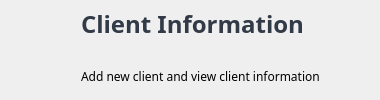
            <widget class="QWidget" name="widget_96" native="true">
             <layout class="QGridLayout" name="gridLayout_73">
              <property name="leftMargin">
               <number>15</number>
              </property>
              <property name="topMargin">
               <number>0</number>
              </property>
              <property name="rightMargin">
               <number>20</number>
              </property>
              <property name="bottomMargin">
               <number>0</number>
              </property>
              <item row="0" column="2">
               <spacer name="horizontalSpacer_41">
                <property name="orientation">
                 <enum>Qt::Horizontal</enum>
                </property>
                <property name="sizeHint" stdset="0">
                 <size>
                  <width>40</width>
                  <height>20</height>
                 </size>
                </property>
               </spacer>
              </item>
              <item row="0" column="1">
               <widget class="QLabel" name="label_87">
                <property name="font">
                 <font>
                  <family>Century Gothic</family>
                  <pointsize>18</pointsize>
                  <weight>75</weight>
                  <bold>true</bold>
                 </font>
                </property>
                <property name="styleSheet">
                 <string notr="true">color: rgb(49, 58, 70);</string>
                </property>
                <property name="text">
                 <string>Client Information</string>
                </property>
               </widget>
              </item>
              <item row="1" column="1">
               <widget class="QLabel" name="label_86">
                <property name="font">
                 <font>
                  <family>Century Gothic</family>
                 </font>
                </property>
                <property name="text">
                 <string>Add new client and view client information</string>
                </property>
               </widget>
              </item>
              <item row="0" column="0" rowspan="2">
               <widget class="QLabel" name="label_96">
                <property name="minimumSize">
                 <size>
                  <width>60</width>
                  <height>60</height>
                 </size>
                </property>
                <property name="maximumSize">
                 <size>
                  <width>60</width>
                  <height>200</height>
                 </size>
                </property>
                <property name="text">
                 <string/>
                </property>
                <property name="pixmap">
                 <pixmap>black user.png</pixmap>
                </property>
                <property name="scaledContents">
                 <bool>true</bool>
                </property>
               </widget>
              </item>
             </layout>
            </widget>
